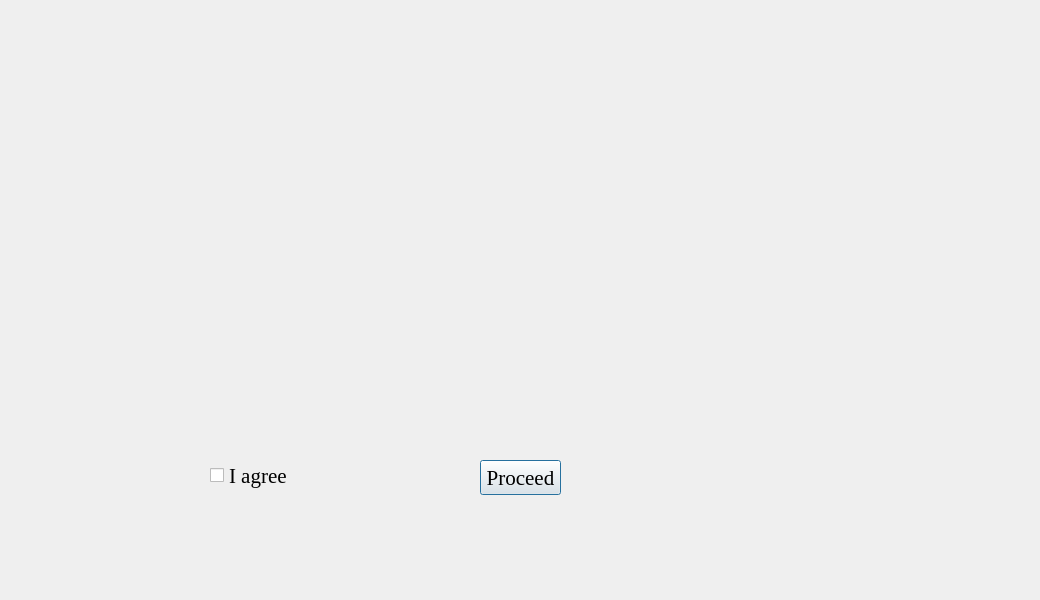
<?xml version="1.0" encoding="UTF-8"?>
<ui version="4.0">
 <class>disc</class>
 <widget class="QDialog" name="disc">
  <property name="geometry">
   <rect>
    <x>0</x>
    <y>0</y>
    <width>1040</width>
    <height>600</height>
   </rect>
  </property>
  <property name="windowTitle">
   <string>Dialog</string>
  </property>
  <widget class="QWidget" name="widget" native="true">
   <property name="geometry">
    <rect>
     <x>0</x>
     <y>0</y>
     <width>1040</width>
     <height>600</height>
    </rect>
   </property>
   <property name="styleSheet">
    <string notr="true">QWidget#widget{
	background-image: url(:/bg/disclaimer.jpeg);}</string>
   </property>
   <widget class="QCheckBox" name="agreeBox">
    <property name="geometry">
     <rect>
      <x>210</x>
      <y>460</y>
      <width>101</width>
      <height>31</height>
     </rect>
    </property>
    <property name="font">
     <font>
      <family>Times New Roman</family>
      <pointsize>16</pointsize>
     </font>
    </property>
    <property name="text">
     <string>I agree</string>
    </property>
   </widget>
   <widget class="QPushButton" name="proceedbtn">
    <property name="geometry">
     <rect>
      <x>480</x>
      <y>460</y>
      <width>81</width>
      <height>35</height>
     </rect>
    </property>
    <property name="font">
     <font>
      <family>Times New Roman</family>
      <pointsize>16</pointsize>
     </font>
    </property>
    <property name="text">
     <string>Proceed</string>
    </property>
   </widget>
  </widget>
 </widget>
 <resources>
  <include location="images.qrc"/>
 </resources>
 <connections/>
</ui>
